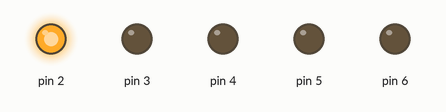
A sketch run on a simulated Arduino Uno, built with avr-gcc and run on an emulated ATmega328P. Shown: output pins drawn as LEDs (lit = HIGH).

Above: at 0.2 s.
At 1.2 s:
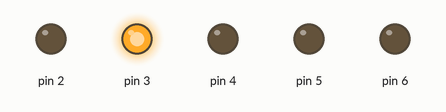
At 2.7 s:
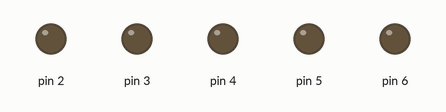
At 4.2 s:
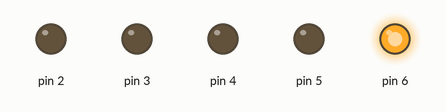
At 6.2 s:
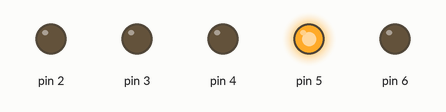
At 12.2 s:
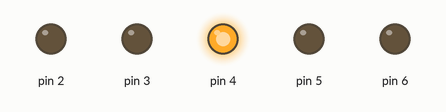
Timing chart, 0 to 13.0 s (numbered marks = the images above):
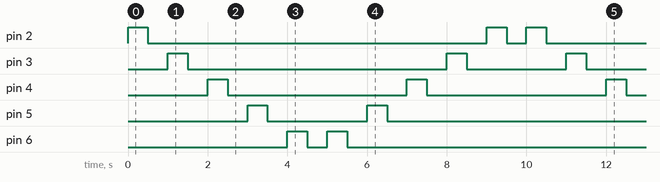

Measured:
- by itself, pin 2: repeats every 10.0 s: LOW 8.5 s, HIGH 0.50 s, LOW 0.50 s, HIGH 0.50 s
- by itself, pin 3: repeats every 10.0 s: LOW 6.5 s, HIGH 0.50 s, LOW 2.5 s, HIGH 0.50 s
- by itself, pin 4: alternates HIGH for 0.50 s and LOW for 4.5 s
- by itself, pin 5: repeats every 10.0 s: LOW 2.5 s, HIGH 0.50 s, LOW 6.5 s, HIGH 0.50 s
- by itself, pin 6: repeats every 10.0 s: LOW 0.50 s, HIGH 0.50 s, LOW 8.5 s, HIGH 0.50 s

The sketch:

pattern_blinking.ino
```cpp
void setup(){

	pinMode(2,OUTPUT);
  	pinMode(3,OUTPUT);
  	pinMode(4,OUTPUT);
  	pinMode(5,OUTPUT);
    pinMode(6,OUTPUT);

}
void loop(){
  for(int i=2; i<=6; i++){
    digitalWrite(i,HIGH);
  	delay(500);
    digitalWrite(i,LOW);
    delay(500);
  }
  for(int i=6; i>=2; i--){
    digitalWrite(i,HIGH);
  	delay(500);
    digitalWrite(i,LOW);
    delay(500);
  }

}
```
